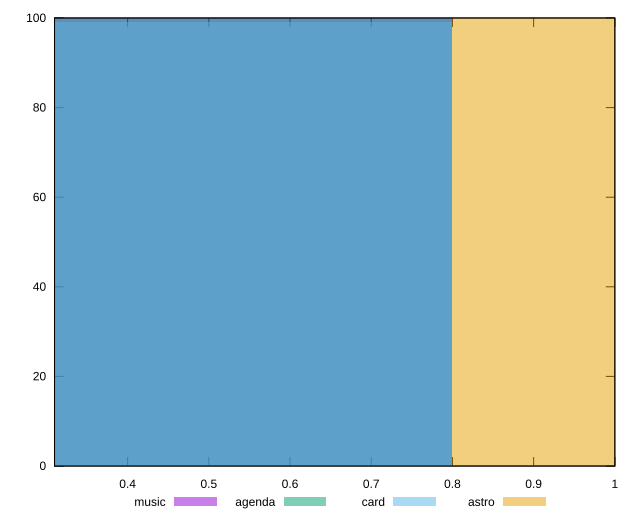

The script that saved this image:
reset

$music <<EOF
0.5330799033057582 100
EOF

$agenda <<EOF
0.5330799033057582 100
EOF

$card <<EOF
0.5330799033057582 99
EOF

$astro <<EOF
1.0661598066115163 100
EOF

set key outside below
set boxwidth 0.5330799033057582
set xrange [0.31:1]
set yrange [0:100]
set trange [0:100]
set style fill transparent solid 0.5 noborder
set terminal svg size 640, 520 enhanced background rgb 'white'
set output "reports/report_00027_2021-02-24T12-40-31.850Z/uses-rel-preload/comparison/histogram/all_score.svg"

plot $music title "music" with boxes, \
     $agenda title "agenda" with boxes, \
     $card title "card" with boxes, \
     $astro title "astro" with boxes

reset
